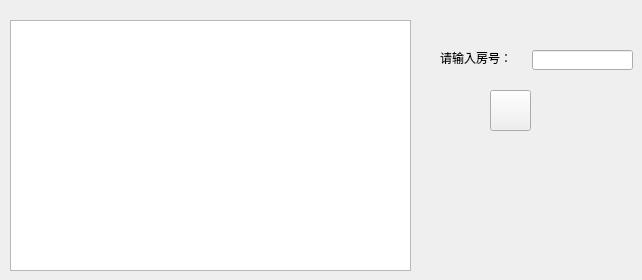
          <widget class="QWidget" name="tabWidget_5Page2_2">
           <attribute name="title">
            <string>正入住客户按房号查询</string>
           </attribute>
           <widget class="QTextBrowser" name="textBrowser">
            <property name="geometry">
             <rect>
              <x>10</x>
              <y>20</y>
              <width>401</width>
              <height>251</height>
             </rect>
            </property>
            <property name="styleSheet">
             <string notr="true">font: 75 10pt &quot;微软雅黑&quot;;</string>
            </property>
           </widget>
           <widget class="QLabel" name="label_64">
            <property name="geometry">
             <rect>
              <x>440</x>
              <y>50</y>
              <width>81</width>
              <height>16</height>
             </rect>
            </property>
            <property name="text">
             <string>请输入房号：</string>
            </property>
           </widget>
           <widget class="QLineEdit" name="lineEdit_4">
            <property name="geometry">
             <rect>
              <x>532</x>
              <y>50</y>
              <width>101</width>
              <height>20</height>
             </rect>
            </property>
            <property name="styleSheet">
             <string notr="true"/>
            </property>
           </widget>
           <widget class="QPushButton" name="pushButton_3">
            <property name="geometry">
             <rect>
              <x>490</x>
              <y>90</y>
              <width>41</width>
              <height>41</height>
             </rect>
            </property>
            <property name="styleSheet">
             <string notr="true">border-image: url(:/background/Images/background/btn_normal.png);
image: url(:/icon/Images/icon/Network/search_normal.png);</string>
            </property>
            <property name="text">
             <string/>
            </property>
           </widget>
           <widget class="QLabel" name="label_5">
            <property name="geometry">
             <rect>
              <x>510</x>
              <y>50</y>
              <width>121</width>
              <height>21</height>
             </rect>
            </property>
            <property name="styleSheet">
             <string notr="true">border-image: url(:/background/Images/background/catb_normal.png);</string>
            </property>
            <property name="text">
             <string/>
            </property>
           </widget>
           <zorder>label_5</zorder>
           <zorder>textBrowser</zorder>
           <zorder>label_64</zorder>
           <zorder>lineEdit_4</zorder>
           <zorder>pushButton_3</zorder>
          </widget>
